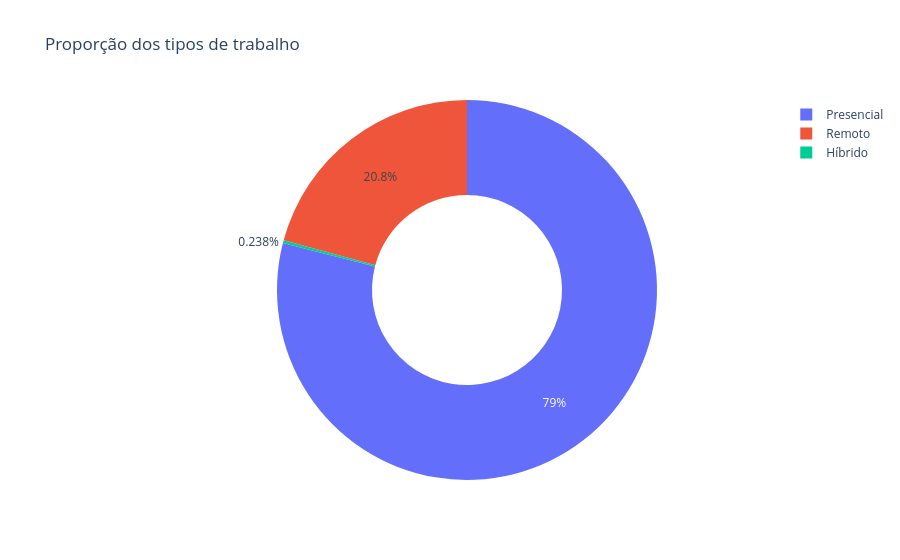

Here is the notebook cell this chart was saved with:
### Code cell
remoto_contagem = df_limpo['remoto'].value_counts().reset_index()
remoto_contagem.columns = ['tipo_trabalho', 'quantidade']
fig = px.pie(remoto_contagem,
             names ='tipo_trabalho',
             values = 'quantidade',
             title = 'Proporção dos tipos de trabalho', hole = 0.5 #ao acrescenter o hole = 0.5, o gráfico se transforma em gráfico de pizza
             )
fig.show()

### Figure 1 — Plotly figure (JSON) as saved in the notebook; plotly's stock layout.template omitted (floating-point values rounded to 4 significant figures)
{"data": [{"domain": {"x": [0, 1], "y": [0, 1]}, "hole": 0.5, "hovertemplate": "tipo_trabalho=%{label}<br>quantidade=%{value}<extra></extra>", "labels": ["Presencial", "Remoto", "Híbrido"], "legendgroup": "", "name": "", "showlegend": true, "type": "pie", "values": [105305, 27716, 318]}], "layout": {"legend": {"tracegroupgap": 0}, "title": {"text": "Proporção dos tipos de trabalho"}}}
